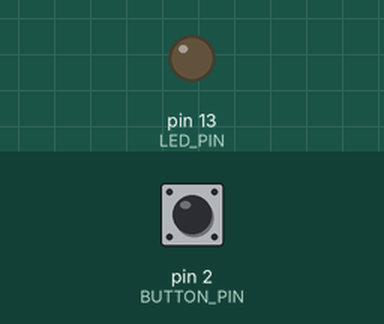
Recording of a sketch running on a simulated Arduino Uno, built with avr-gcc and run on an emulated ATmega328P. Parts: output pins drawn as LEDs (lit = HIGH). The test bench sets the inputs (shaded band); at power-on: pin 2 (BUTTON_PIN) LOW.

Above: at 1.2 s.
1.3 s: pin 2 (BUTTON_PIN) pulled HIGH for 0.15 s
At 1.37 s:
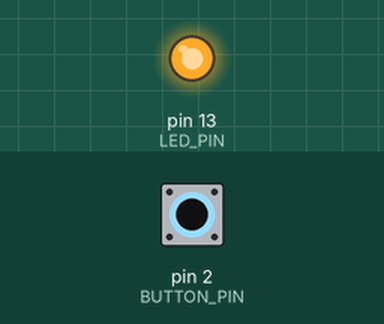
2.9 s: pin 2 (BUTTON_PIN) pulled HIGH for 3.2 s
At 6.4 s:
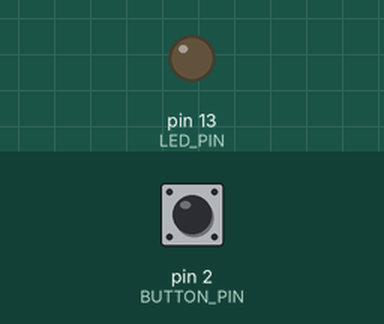
Timing chart, 0 to 7.9 s (numbered marks = the images above; inputs shaded):
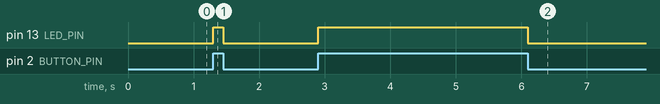

Measured:
- after the input at 1.3 s, pin 13 (LED_PIN): LOW → HIGH at once, → LOW 0.15 s later
- after the input at 2.9 s, pin 13 (LED_PIN): LOW → HIGH at once, → LOW 3.2 s later

The sketch:

button.ino
```cpp
/*
   Button
   Turns on and off a light emitting diode(LED) connected to digital
   pin 13, when pressing a pushbutton attached to pin 2.

   The circuit:
 * LED attached from pin 13 to ground
 * pushbutton attached to pin 2 from +5V
 * 10K resistor attached to pin 2 from ground

 * Note: on most Arduinos there is already an LED on the board
   attached to pin 13.

   http://www.arduino.cc/en/Tutorial/Button
 */

const unsigned int BUTTON_PIN = 2;     // the number of the pushbutton pin
const unsigned int LED_PIN =  13;      // the number of the LED pin

int buttonState = LOW;         // variable for reading the pushbutton status

void setup() {
    pinMode(LED_PIN, OUTPUT);
    pinMode(BUTTON_PIN, INPUT);
}

void loop(){
    buttonState = digitalRead(BUTTON_PIN);

    if (buttonState == HIGH) {
        digitalWrite(LED_PIN, HIGH);
    } else {
        digitalWrite(LED_PIN, LOW);
    }
}
```
